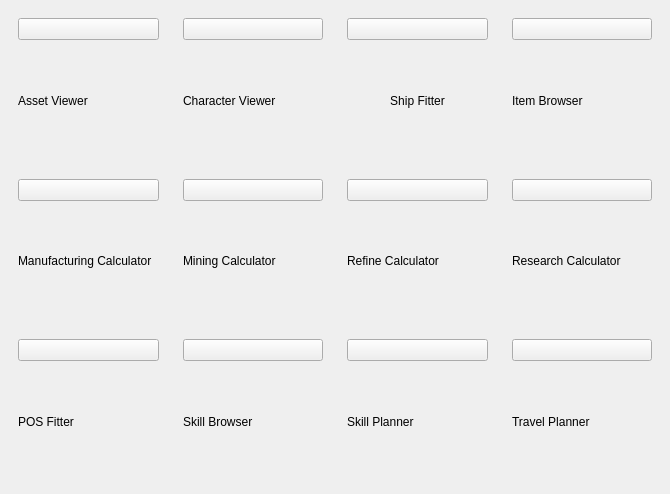
<?xml version="1.0" encoding="UTF-8"?>
<ui version="4.0">
 <class>MainWindow</class>
 <widget class="QMainWindow" name="MainWindow">
  <property name="geometry">
   <rect>
    <x>0</x>
    <y>0</y>
    <width>670</width>
    <height>494</height>
   </rect>
  </property>
  <property name="windowTitle">
   <string>EVE Suite</string>
  </property>
  <widget class="QWidget" name="centralwidget">
   <layout class="QGridLayout" name="gridLayout">
    <item row="2" column="5">
     <widget class="QWidget" name="widget_3" native="true">
      <layout class="QVBoxLayout" name="verticalLayout_3">
       <item>
        <widget class="QPushButton" name="pushButton_3">
         <property name="text">
          <string/>
         </property>
         <property name="icon">
          <iconset resource="rc_main_window.qrc">
           <normaloff>:/icons/icon17_04.png</normaloff>:/icons/icon17_04.png</iconset>
         </property>
         <property name="iconSize">
          <size>
           <width>64</width>
           <height>64</height>
          </size>
         </property>
         <property name="flat">
          <bool>false</bool>
         </property>
        </widget>
       </item>
       <item>
        <widget class="QLabel" name="label_3">
         <property name="text">
          <string>Ship Fitter</string>
         </property>
         <property name="alignment">
          <set>Qt::AlignCenter</set>
         </property>
        </widget>
       </item>
      </layout>
     </widget>
    </item>
    <item row="2" column="6">
     <widget class="QWidget" name="widget_4" native="true">
      <layout class="QVBoxLayout" name="verticalLayout_4">
       <item>
        <widget class="QPushButton" name="pushButton_4">
         <property name="text">
          <string/>
         </property>
        </widget>
       </item>
       <item>
        <widget class="QLabel" name="label_4">
         <property name="text">
          <string>Item Browser</string>
         </property>
        </widget>
       </item>
      </layout>
     </widget>
    </item>
    <item row="2" column="3">
     <widget class="QWidget" name="widget" native="true">
      <layout class="QVBoxLayout" name="verticalLayout">
       <item>
        <widget class="QPushButton" name="pushButton">
         <property name="text">
          <string/>
         </property>
         <property name="autoDefault">
          <bool>false</bool>
         </property>
         <property name="default">
          <bool>false</bool>
         </property>
         <property name="flat">
          <bool>false</bool>
         </property>
        </widget>
       </item>
       <item>
        <widget class="QLabel" name="label">
         <property name="text">
          <string>Asset Viewer</string>
         </property>
        </widget>
       </item>
      </layout>
     </widget>
    </item>
    <item row="2" column="4">
     <widget class="QWidget" name="widget_2" native="true">
      <layout class="QVBoxLayout" name="verticalLayout_2">
       <item>
        <widget class="QPushButton" name="pushButton_2">
         <property name="text">
          <string/>
         </property>
         <property name="iconSize">
          <size>
           <width>64</width>
           <height>64</height>
          </size>
         </property>
        </widget>
       </item>
       <item>
        <widget class="QLabel" name="label_2">
         <property name="text">
          <string>Character Viewer</string>
         </property>
        </widget>
       </item>
      </layout>
     </widget>
    </item>
    <item row="3" column="3">
     <widget class="QWidget" name="widget_5" native="true">
      <layout class="QVBoxLayout" name="verticalLayout_5">
       <item>
        <widget class="QPushButton" name="manufacturing_calculator_button">
         <property name="text">
          <string/>
         </property>
        </widget>
       </item>
       <item>
        <widget class="QLabel" name="label_5">
         <property name="text">
          <string>Manufacturing Calculator</string>
         </property>
        </widget>
       </item>
      </layout>
     </widget>
    </item>
    <item row="4" column="3">
     <widget class="QWidget" name="widget_6" native="true">
      <layout class="QVBoxLayout" name="verticalLayout_9">
       <item>
        <widget class="QPushButton" name="pushButton_9">
         <property name="text">
          <string/>
         </property>
        </widget>
       </item>
       <item>
        <widget class="QLabel" name="label_9">
         <property name="text">
          <string>POS Fitter</string>
         </property>
        </widget>
       </item>
      </layout>
     </widget>
    </item>
    <item row="3" column="4">
     <widget class="QWidget" name="widget_8" native="true">
      <layout class="QVBoxLayout" name="verticalLayout_6">
       <item>
        <widget class="QPushButton" name="pushButton_6">
         <property name="text">
          <string/>
         </property>
        </widget>
       </item>
       <item>
        <widget class="QLabel" name="label_6">
         <property name="text">
          <string>Mining Calculator</string>
         </property>
        </widget>
       </item>
      </layout>
     </widget>
    </item>
    <item row="3" column="5">
     <widget class="QWidget" name="widget_9" native="true">
      <layout class="QVBoxLayout" name="verticalLayout_7">
       <item>
        <widget class="QPushButton" name="pushButton_7">
         <property name="text">
          <string/>
         </property>
        </widget>
       </item>
       <item>
        <widget class="QLabel" name="label_7">
         <property name="text">
          <string>Refine Calculator</string>
         </property>
        </widget>
       </item>
      </layout>
     </widget>
    </item>
    <item row="3" column="6">
     <widget class="QWidget" name="widget_10" native="true">
      <layout class="QVBoxLayout" name="verticalLayout_8">
       <item>
        <widget class="QPushButton" name="research_calculator_button">
         <property name="text">
          <string/>
         </property>
        </widget>
       </item>
       <item>
        <widget class="QLabel" name="label_8">
         <property name="text">
          <string>Research Calculator</string>
         </property>
        </widget>
       </item>
      </layout>
     </widget>
    </item>
    <item row="4" column="4">
     <widget class="QWidget" name="widget_11" native="true">
      <layout class="QVBoxLayout" name="verticalLayout_10">
       <item>
        <widget class="QPushButton" name="pushButton_10">
         <property name="text">
          <string/>
         </property>
        </widget>
       </item>
       <item>
        <widget class="QLabel" name="label_10">
         <property name="text">
          <string>Skill Browser</string>
         </property>
        </widget>
       </item>
      </layout>
     </widget>
    </item>
    <item row="4" column="5">
     <widget class="QWidget" name="widget_12" native="true">
      <layout class="QVBoxLayout" name="verticalLayout_11">
       <item>
        <widget class="QPushButton" name="pushButton_11">
         <property name="text">
          <string/>
         </property>
        </widget>
       </item>
       <item>
        <widget class="QLabel" name="label_11">
         <property name="text">
          <string>Skill Planner</string>
         </property>
        </widget>
       </item>
      </layout>
     </widget>
    </item>
    <item row="4" column="6">
     <widget class="QWidget" name="widget_13" native="true">
      <layout class="QVBoxLayout" name="verticalLayout_12">
       <item>
        <widget class="QPushButton" name="pushButton_12">
         <property name="text">
          <string/>
         </property>
        </widget>
       </item>
       <item>
        <widget class="QLabel" name="label_12">
         <property name="text">
          <string>Travel Planner</string>
         </property>
        </widget>
       </item>
      </layout>
     </widget>
    </item>
   </layout>
  </widget>
 </widget>
 <resources>
  <include location="rc_main_window.qrc"/>
  <include location="rc_main_window.qrc"/>
 </resources>
 <connections/>
</ui>
